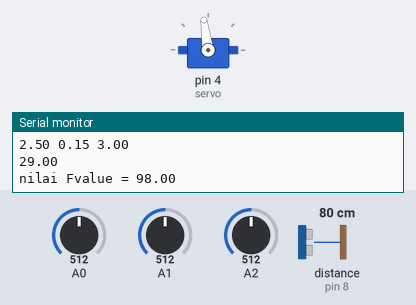
This sketch was run on a simulated Arduino Uno, built with avr-gcc and run on an emulated ATmega328P. Shown: servo, the last lines printed to the serial monitor. Wiring (inferred from the names in the program): ultrasonic range finder: trigger pin 9; echo pin 8. The test bench sets the inputs (shaded band); at power-on: distance to the obstacle (sensor on pin 8) 80 cm, A1 = 512, A0 = 512, A2 = 512. The echo pulse lasts 58.3 µs per cm.

Above: at 1.2 s.
1.3 s: distance to the obstacle (sensor on pin 8) set to 2 cm
At 2.1 s:
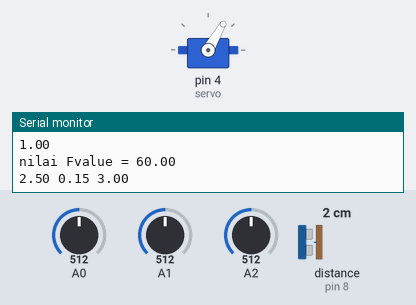
4.3 s: distance to the obstacle (sensor on pin 8) set to 35 cm
7.3 s: distance to the obstacle (sensor on pin 8) set to 9 cm
10.3 s: A1 set to 30
At 11.4 s:
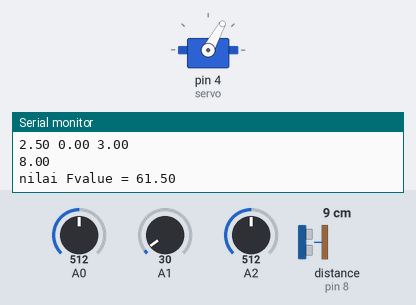
11.8 s: A0 set to 30
At 12.9 s:
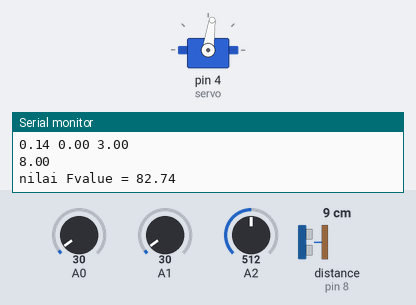
14.8 s: A0 set to 210
At 15.5 s:
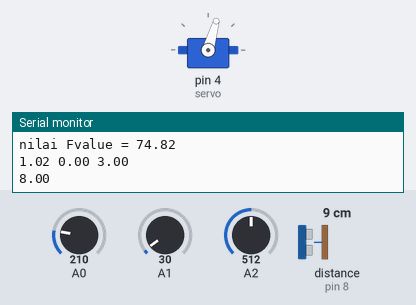
Timing chart, 0 to 17.8 s (numbered marks = the images above; inputs shaded):
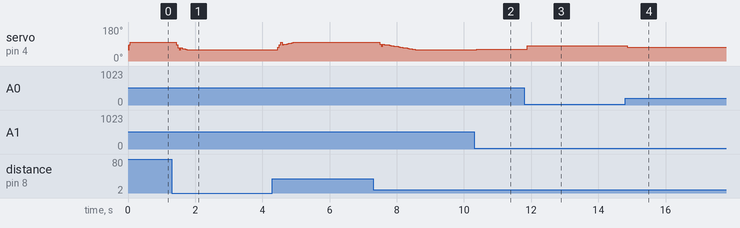

The sketch:

movingAvg_PID_potensiometer_rabu.ino
```cpp
/*
PROGRAM PEMBACAAN DAN MOVING AVG
Septian Saputra
Pendidikan Teknik Elektro
Universitas Negeri Jakarta
percobaan ke -9
*/

//D =1.71, 2.12

//Pendefinisian servo
#include <Servo.h> //library servo
Servo servo; //variabel nama pada servo
//pendefinisian PIN sensor pada arduino
#define trig 9
#define echo 8
float a;
float b;

//POTENSIOMETER
float sensorValueA = 0;
float sensorValueB = 0;
float sensorValueC = 0;

float A = 0;
float B = 0;
float C = 0;

float n1, n2, n3;

float outputA = 0;
float outputB = 0;
float outputC = 0;

//MOVING-AVG
  const int numReadings = 5;
int readings [numReadings];//  menyimpan  nilai
int readIndex = 0; //variabel penyimpan nilai
float total = 0; //variabel penjumlahan nilai

//PID
//00 03 10
//0.19  0.02 8
float priError = 0;
float toError = 0;

void setup() {
  pinMode(trig, OUTPUT);
  pinMode(echo, INPUT);
  pinMode(A0, INPUT);
  pinMode(A1, INPUT);
  pinMode(A2, INPUT);
  servo.attach(4);
  Serial.begin(9600);
  servo.write(84); //86 titik keseimbangan, 86 > kearah kiri (maks kiri 110), 86 < kearah kanan (maks 72)
}
void loop() {

//    a = jarak();
//    Serial.print(a);Serial.println("");

    n1 = KP();
    n2 = KI();
    n3 = KD();
   Serial.print(n1);Serial.print(" ");Serial.print(n2);Serial.print(" ");Serial.println(n3);
    PID();
}
```

PID.ino
```cpp
void PID() {
  b = filter();
  Serial.print(b);Serial.println("");
  float setP = 17;
  float error = setP - b;

  //Serial.print("nilai P + I + D  ");
  float Pvalue = error * n1;
  float Ivalue = toError * n2;
  float Dvalue = (error - priError) * n3;
  //Serial.print(Pvalue);Serial.print(" ");Serial.print(Ivalue);Serial.print(" ");Serial.println(Dvalue);
  float PIDvalue = Pvalue + Ivalue + Dvalue;
  priError = error;
  toError += error;
  //pembatasan nilai total error
  if(toError>=200){
    toError=200;
  } else if(toError<=-200){
    toError=-200;
  }
  //Serial.print("total error = ");Serial.println(toError);
  //min 60....84.....98
  //Serial.println(PIDvalue);
  if (PIDvalue>=24){
    PIDvalue=24;
  }else if(PIDvalue<=-14){
    PIDvalue=-14;
  }
  float Fvalue = 84 - PIDvalue;
  Serial.print("nilai Fvalue = ");Serial.println(Fvalue);
  servo.write(Fvalue);
}
```

filter.ino
```cpp
float filter(){//fungsi filtering
  //mengurangi pembacaan pada index terdahulu
  total = total-readings[readIndex];
//  Serial.print("read Index =   ");Serial.println(readIndex);
  readings[readIndex] = jarak(); //membaca nilai saat ini
  //penambahan nilai index saat ini ke variabel total
  total= total + readings[readIndex] ;
  //melakukan penambahan pada jumlah index
  readIndex=readIndex+1;
  if(readIndex>=numReadings){//apabila nilai index sudah mencapai 3 maka di reset ke 0
    readIndex=0;
  }
  //kalkulasi pada nilai rata rata
  float average = total/5;
  return average;
}
```

jarak.ino
```cpp
float jarak() {
  digitalWrite(trig, LOW);
  delayMicroseconds(2);
  digitalWrite(trig, HIGH);
  delayMicroseconds(10);
  digitalWrite(trig, LOW);

  float t = pulseIn(echo, HIGH);
  float cm = t*0.034/2;
  if(cm>=29){
    cm=29;
  }
  return cm;
}
```

parameter.ino
```cpp
  float KP(){
    sensorValueA = analogRead(A0);
    A =  map(sensorValueA, 0, 1023, 0, 500);
    outputA= A/100;
    return outputA;
  }
  float KI(){
    sensorValueB = analogRead(A1);
    B =  map(sensorValueB, 0, 1023, 0, 30);
    outputB= B/100;
    return outputB;
  }
  float KD(){
    sensorValueC = analogRead(A2);
    C =  map(sensorValueC, 0, 1023, 0, 600);
    outputC= C/100;
    return outputC;
  }
```

Measured:
- after the input at 1.3 s, servo on pin 4 (servo): 98° → 60° after 0.13 s
- after the input at 10.3 s, servo on pin 4 (servo): 60° → 61° after 0.08 s
- after the input at 11.8 s, servo on pin 4 (servo): 61° → 82° after 0.09 s
- after the input at 14.8 s, servo on pin 4 (servo): 82° → 74° after 0.06 s
